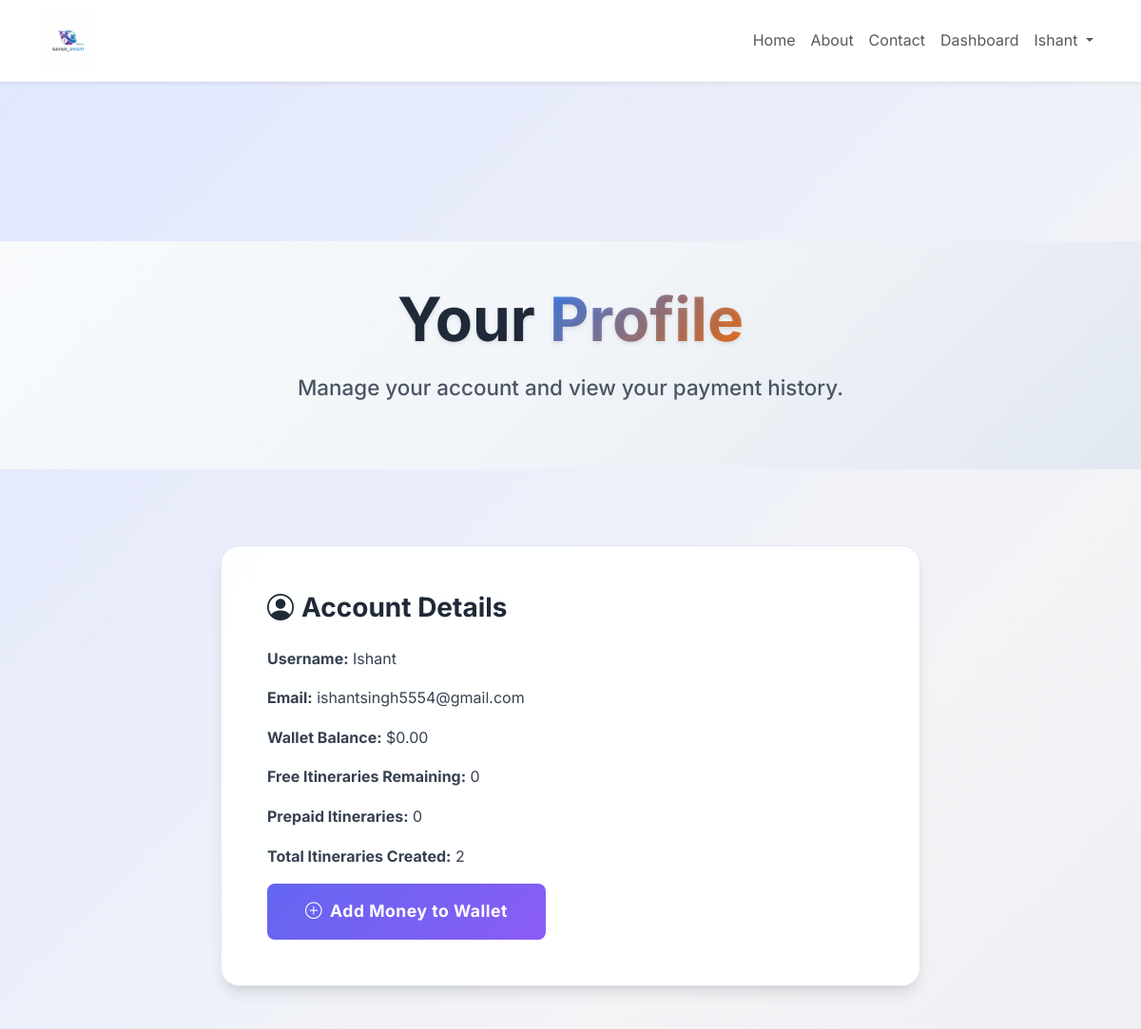
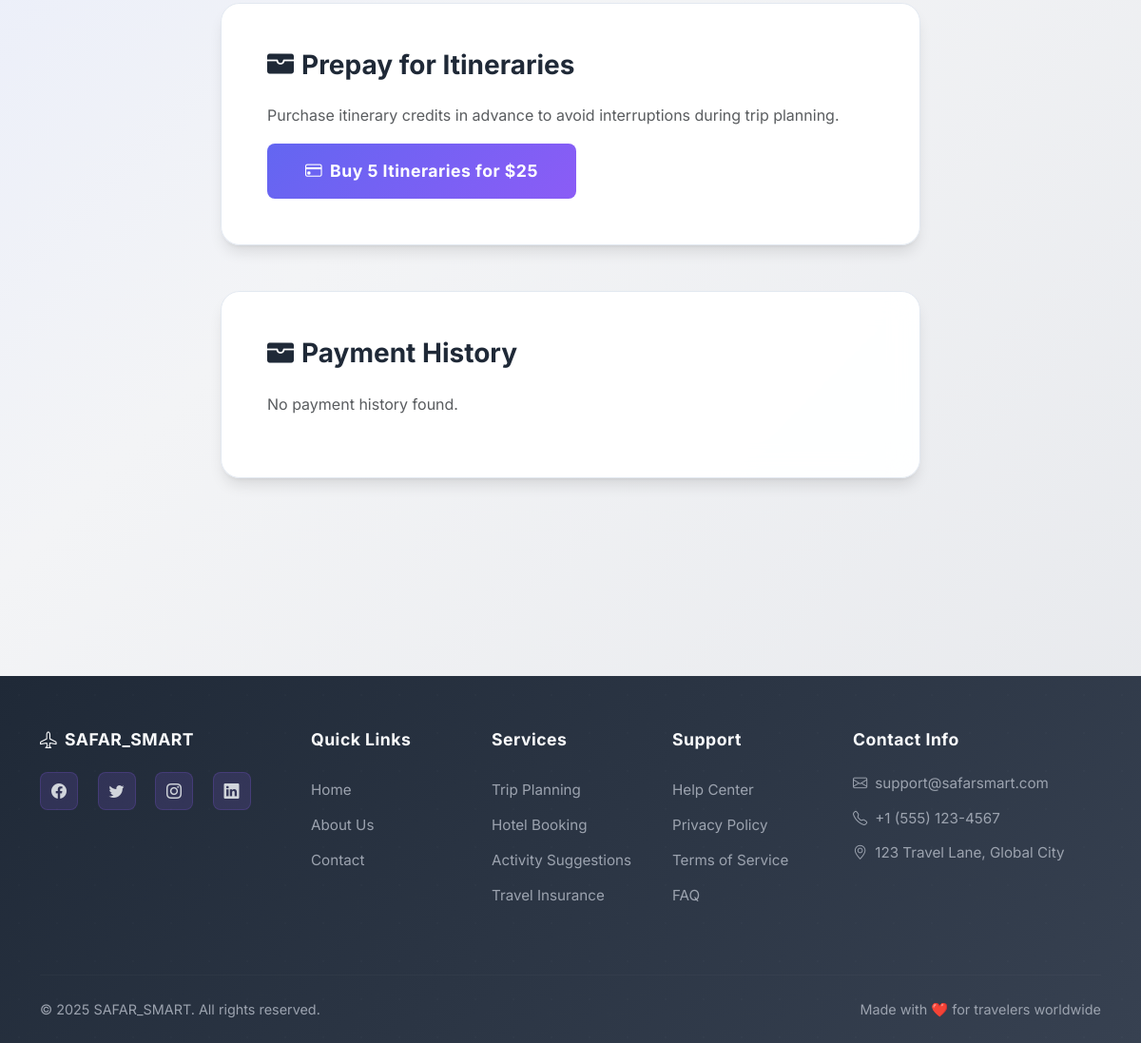
The app's page /api/users/profile/ (signed in) with its own data (2 pictures, top to bottom).
### users/models.py (models this page shows, shortened)
class User(AbstractUser):
    email = models.EmailField(unique=True)
    otp = models.CharField(max_length=6, blank=True, null=True)
    otp_created_at = models.DateTimeField(blank=True, null=True)
    reset_otp = models.CharField(max_length=6, blank=True, null=True)
    reset_otp_created_at = models.DateTimeField(blank=True, null=True)
    free_itineraries_count = models.IntegerField(default=0)
    prepaid_itineraries_count = models.IntegerField(default=0)
    USERNAME_FIELD = 'email'
    REQUIRED_FIELDS = ['username']

class UserProfile(models.Model):
    user = models.OneToOneField(User, on_delete=models.CASCADE)
    paid_plan_credits = models.DecimalField(max_digits=10, decimal_places=2, default=0.00)

### users/views.py (the view)
# urls.py: path('profile/', profile_view, name='profile'),
@login_required
def profile_view(request):
    user = request.user
    user_profile, created = UserProfile.objects.get_or_create(user=user)
    payments = Payment.objects.filter(user=user).order_by('-timestamp')
    remaining_free_itineraries = 2 - user.free_itineraries_count # Calculate here
    context = {
        'user': user,
        'user_profile': user_profile,
        'free_itineraries_count': user.free_itineraries_count,
        'payments': payments,
        'remaining_free_itineraries': remaining_free_itineraries, # Pass to context
    }
    return render(request, 'users/profile.html', context)

### users/templates/users/profile.html (shortened to what this page needs)
{% extends 'base.html' %}
{% load static %}
{% block container_class %}container-fluid px-0{% endblock %}
{% block content %}
<div class="homepage-wrapper">
    <header class="hero-main" style="height: 30vh; min-height: 200px; margin-top: 0 !important;">
        <div class="hero-content text-center">
            <h1 class="display-3 fw-bolder mb-3">Your <span class="text-gradient">Profile</span></h1>
            <p class="lead mb-4">Manage your account and view your payment history.</p>
        </div>
    </header>
    <section class="py-5">
        <div class="container">
            <div class="row justify-content-center">
                <div class="col-lg-8">
                    <div class="feature-card-new p-5 h-100">
                        <h2 class="h3 fw-bold mb-4" style="color: #1f2937;"><i class="bi bi-person-circle me-2"></i>Account Details</h2>
                        <p><strong>Username:</strong> {{ user.username }}</p>
                        <p><strong>Email:</strong> {{ user.email }}</p>
                        <p><strong>Wallet Balance:</strong> ${{ user.userprofile.paid_plan_credits }}</p>
                        <p><strong>Free Itineraries Remaining:</strong> {{ remaining_free_itineraries }}</p>
                        <p><strong>Prepaid Itineraries:</strong> {{ user.prepaid_itineraries_count }}</p>
                        <p><strong>Total Itineraries Created:</strong> {{ user.trip_set.count }}</p>
                        <a href="{% url 'add_money' %}" class="btn btn-primary-modern btn-lg">
                            <i class="bi bi-plus-circle me-2"></i>Add Money to Wallet
                        </a>
                    </div>
                </div>
            </div>
            <div class="row justify-content-center mt-5">
                <div class="col-lg-8">
                    <div class="feature-card-new p-5 h-100">
                        <h2 class="h3 fw-bold mb-4" style="color: #1f2937;"><i class="bi bi-wallet-fill me-2"></i>Prepay for Itineraries</h2>
                        <p class="text-muted">Purchase itinerary credits in advance to avoid interruptions during trip planning.</p>
                        <button id="payInAdvanceButton" class="btn btn-primary-modern btn-lg">
                            <i class="bi bi-credit-card me-2"></i>Buy 5 Itineraries for $25
                        </button>
                    </div>
                </div>
            </div>
            <div class="row justify-content-center mt-5">
                <div class="col-lg-8">
                    <div class="feature-card-new p-5 h-100">
                        <h2 class="h3 fw-bold mb-4" style="color: #1f2937;"><i class="bi bi-wallet-fill me-2"></i>Payment History</h2>
                        {% if payments %}
                            <div class="table-responsive">
                                <table class="table table-striped table-hover">
                                    <thead>
                                        <tr>
                                            <th>Order ID</th>
                                            <th>Payment ID</th>
                                            <th>Amount</th>
                                            <th>Currency</th>
                                            <th>Date</th>
                                            <th>Status</th>
                                        </tr>
                                    </thead>
                                    <tbody>
                                        {% for payment in payments %}
                                        <tr>
                                            <td>{{ payment.razorpay_order_id }}</td>
                                            <td>{{ payment.razorpay_payment_id|default:"N/A" }}</td>
                                            <td>{{ payment.amount }}</td>
                                            <td>{{ payment.currency }}</td>
                                            <td>{{ payment.timestamp|date:"M d, Y H:i" }}</td>
                                            <td>
                                                {% if payment.is_successful %}
                                                    <span class="badge bg-success">Successful</span>
                                                {% else %}
                                                    <span class="badge bg-danger">Failed</span>
                                                {% endif %}
                                            </td>
                                        </tr>
                                        {% endfor %}
                                    </tbody>
                                </table>
                            </div>
                        {% else %}
                            <p class="text-muted">No payment history found.</p>
                        {% endif %}
                    </div>
                </div>
            </div>
        </div>
    </section>
</div>
{% endblock %}

### templates/base.html (shortened to what this page needs)
{% load static %}
<!DOCTYPE html>
<html lang="en">
<head>
    <link href="https://cdn.jsdelivr.net/npm/bootstrap@5.3.2/dist/css/bootstrap.min.css" rel="stylesheet">
    <link href="https://cdn.jsdelivr.net/npm/bootstrap-icons@1.11.1/font/bootstrap-icons.css" rel="stylesheet">
    <link rel="stylesheet" href="{% static 'css/style.css' %}">
</head>
<body>
    {% block navbar %}
    <nav class="navbar navbar-expand-lg navbar-light bg-white shadow-sm sticky-top">
        <div class="container">
            <a class="navbar-brand" href="{% url 'home' %}">
                <img src="{% static 'images/logo.png' %}" alt="SAFAR_SMART Logo" style="height: 60px;">
            </a>
            <div class="collapse navbar-collapse" id="navbarNav">
                <ul class="navbar-nav ms-auto">
                    <li class="nav-item">
                        <a class="nav-link {% if request.resolver_match.url_name == 'home' %}active{% endif %}" href="{% url 'home' %}">Home</a>
                    </li>
                    <li class="nav-item">
                        <a class="nav-link {% if request.resolver_match.url_name == 'about' %}active{% endif %}" href="{% url 'about' %}">About</a>
                    </li>
                    <li class="nav-item">
                        <a class="nav-link {% if request.resolver_match.url_name == 'contact' %}active{% endif %}" href="{% url 'contact' %}">Contact</a>
                    </li>
                    {% if user.is_authenticated %}
                    <li class="nav-item">
                        <a class="nav-link {% if request.resolver_match.url_name == 'dashboard' %}active{% endif %}" href="{% url 'planner:dashboard' %}">Dashboard</a>
                    </li>
                    <li class="nav-item dropdown">
                        <a class="nav-link dropdown-toggle" href="#" id="navbarDropdown" role="button" data-bs-toggle="dropdown">
                            {{ user.username }}
                        </a>
                    </li>
                    {% endif %}
                </ul>
            </div>
        </div>
    </nav>
    {% endblock %}
    <main class="main-content">
        <div class="{% block container_class %}container{% endblock %}">
            {% block content %}
            {% endblock %}
        </div>
    </main>
    <footer class="footer-modern">
        <div class="container">
            <div class="row">
                <div class="col-lg-3 mb-4">
                    <div class="footer-section">
                        <h5><i class="bi bi-airplane me-2"></i>SAFAR_SMART</h5>
                        <div class="mt-4">
                            <a href="#" class="social-icon me-3"><i class="bi bi-facebook"></i></a>
                            <a href="#" class="social-icon me-3"><i class="bi bi-twitter"></i></a>
                            <a href="#" class="social-icon me-3"><i class="bi bi-instagram"></i></a>
                            <a href="#" class="social-icon"><i class="bi bi-linkedin"></i></a>
                        </div>
                    </div>
                </div>
                <div class="col-lg-2 col-md-6 mb-4">
                    <div class="footer-section">
                        <h5>Quick Links</h5>
                        <a href="{% url 'home' %}" class="footer-link">Home</a>
                        <a href="{% url 'about' %}" class="footer-link">About Us</a>
                        <a href="{% url 'contact' %}" class="footer-link">Contact</a>
                    </div>
                </div>
                <div class="col-lg-2 col-md-6 mb-4">
                    <div class="footer-section">
                        <h5>Services</h5>
                        <a href="#" class="footer-link">Trip Planning</a>
                        <a href="#" class="footer-link">Hotel Booking</a>
                        <a href="#" class="footer-link">Activity Suggestions</a>
                        <a href="#" class="footer-link">Travel Insurance</a>
                    </div>
                </div>
                <div class="col-lg-2 col-md-6 mb-4">
                    <div class="footer-section">
                        <h5>Support</h5>
                        <a href="#" class="footer-link">Help Center</a>
                        <a href="#" class="footer-link">Privacy Policy</a>
                        <a href="#" class="footer-link">Terms of Service</a>
                        <a href="#" class="footer-link">FAQ</a>
                    </div>
                </div>
                <div class="col-lg-3 col-md-6 mb-4">
                    <div class="footer-section">
                        <h5>Contact Info</h5>
                        <p class="footer-contact-item"><i class="bi bi-envelope me-2"></i>support@safarsmart.com</p>
                        <p class="footer-contact-item"><i class="bi bi-telephone me-2"></i>+1 (555) 123-4567</p>
                        <p class="footer-contact-item mb-0"><i class="bi bi-geo-alt me-2"></i>123 Travel Lane, Global City</p>
                    </div>
                </div>
            </div>
            <hr class="footer-divider">
            <div class="row align-items-center">
                <div class="col-md-6">
                    <p class="footer-copyright">&copy; 2025 SAFAR_SMART. All rights reserved.</p>
                </div>
                <div class="col-md-6 text-md-end">
                    <p class="footer-love">Made with ❤️ for travelers worldwide</p>
                </div>
            </div>
        </div>
    </footer>
</body>
</html>

### records on screen
User: username "Ishant", email "ishantsingh5554@gmail.com", userprofile.paid_plan_credits "0.00", prepaid_itineraries_count "0", trip_set.count "2"

### other values on screen
{{ remaining_free_itineraries }} "0"
